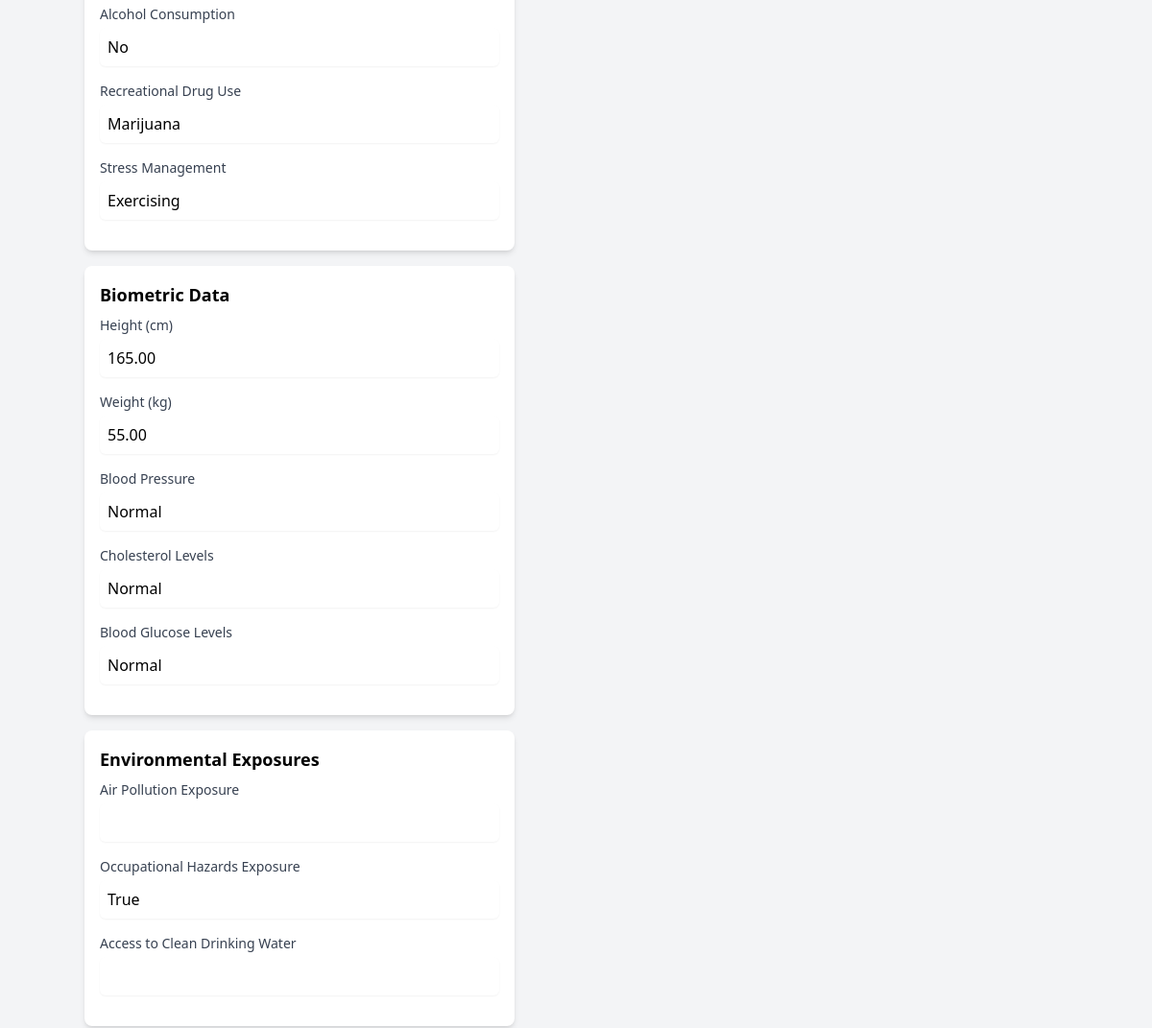
The app's page /users/complete-profile/ (signed in, middle part), older data.
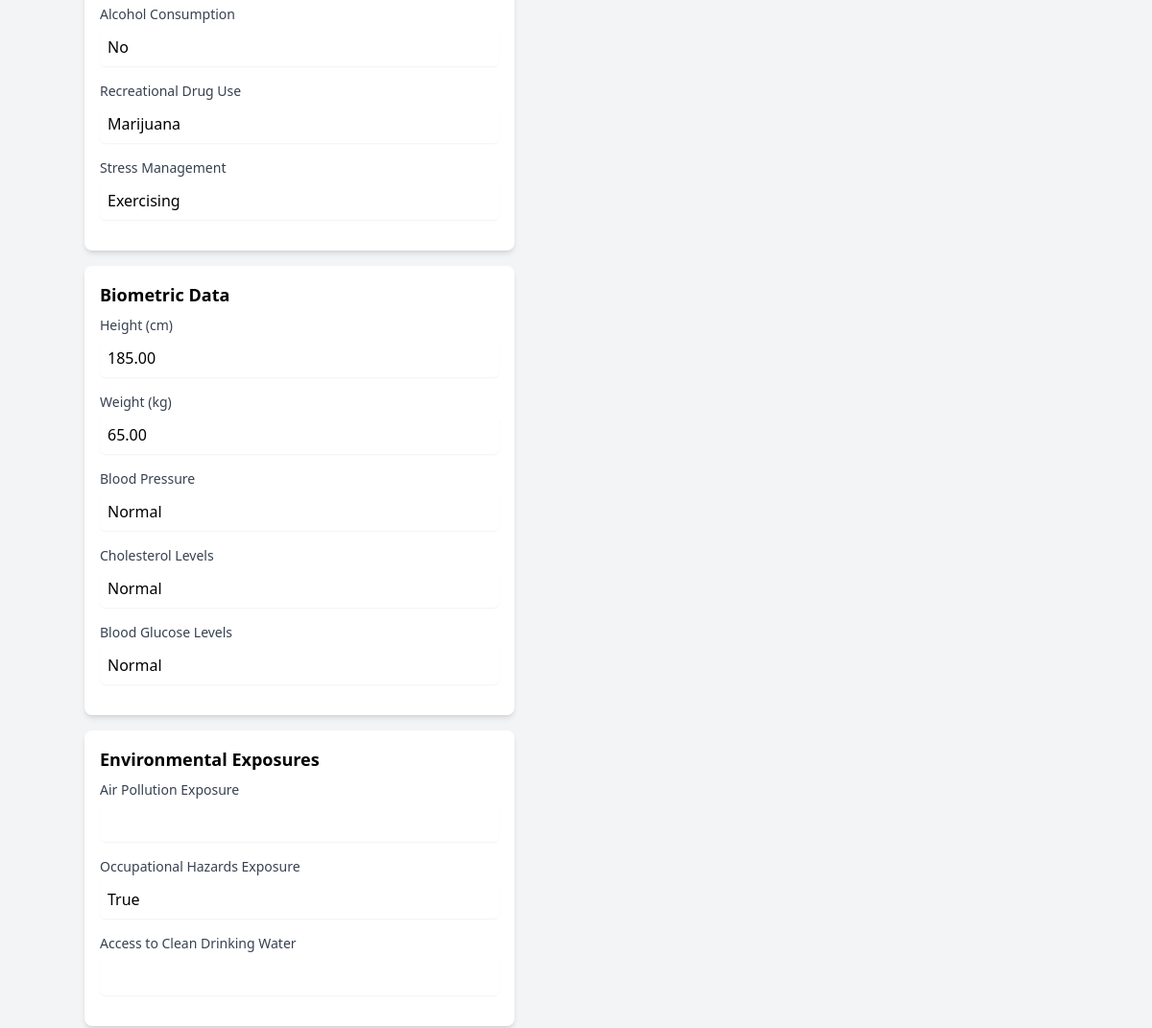
The same page, newer data.
### apps/users/models.py (models this page shows, shortened)
class UserProfile(models.Model):
    user = models.OneToOneField(User, on_delete=models.CASCADE)
    age = models.PositiveIntegerField()
    sex = models.CharField(max_length=10)
    ethnicity_race = models.CharField(max_length=100, blank=True)
    socioeconomic_status = models.CharField(max_length=100, blank=True)
    family_history_chronic_diseases = models.TextField(blank=True)
    diagnosed_chronic_conditions = models.TextField(blank=True)
    medications = models.TextField(blank=True)
    surgeries = models.TextField(blank=True)
    typical_daily_diet = models.CharField(max_length=50, blank=True)
    physical_activity_frequency = models.CharField(max_length=50, blank=True)
    smoking_habits = models.CharField(max_length=100, blank=True)
    alcohol_consumption = models.CharField(max_length=100, blank=True)
    recreational_drug_use = models.CharField(max_length=100, blank=True)
    stress_management_methods = models.CharField(max_length=100, blank=True)
    height = models.DecimalField(max_digits=5, decimal_places=2)
    weight = models.DecimalField(max_digits=5, decimal_places=2)
    blood_pressure = models.CharField(max_length=20, blank=True)
    cholesterol_levels = models.CharField(max_length=20, blank=True)
    blood_glucose_levels = models.CharField(max_length=20, blank=True)
    air_pollution_exposure = models.BooleanField(default=False)
    occupational_hazards = models.BooleanField(default=False)
    clean_drinking_water_access = models.BooleanField(default=True)
    genetic_conditions = models.TextField(blank=True)
    genetic_testing_results = models.TextField(blank=True)
    medical_compliance = models.CharField(max_length=20, blank=True)
    health_literacy = models.CharField(max_length=20, default='Moderate')
    mental_health_diagnosis = models.TextField(blank=True)
    social_support_network = models.TextField(blank=True)
    occupation = models.CharField(max_length=100, blank=True)
    work_stress = models.TextField(blank=True)
    last_checkup = models.DateField(null=True, blank=True)  # Changed default value to null
    cancer_screening = models.TextField(blank=True)
    residential_area = models.CharField(max_length=100, blank=True)
    access_to_healthcare = models.BooleanField(default=True)
    additional_comments = models.TextField(blank=True)

### apps/users/views.py (the view)
# urls.py: path('complete-profile/', views.complete_profile, name='complete_profile'),
@login_required
def complete_profile(request):
    try:
        profile = request.user.userprofile
    except UserProfile.DoesNotExist:
        profile = UserProfile(user=request.user)
    if request.method == 'POST':
        form = ProfileForm(request.POST, instance=profile)
        if form.is_valid():
            profile = form.save()
            return redirect('users:profile')
    else:
        form = ProfileForm(instance=profile)
    return render(request, 'users/complete_profile.html', {'form': form})

### apps/users/forms.py
class ProfileForm(forms.ModelForm):
    class Meta:
        model = UserProfile
        fields = ['age', 'sex', 'ethnicity_race', 'socioeconomic_status', 'family_history_chronic_diseases', 'diagnosed_chronic_conditions', 'medications', 'surgeries', 'typical_daily_diet', 'physical_activity_frequency', 'smoking_habits', 'alcohol_consumption', 'recreational_drug_use', 'stress_management_methods', 'height', 'weight', 'blood_pressure', 'cholesterol_levels', 'blood_glucose_levels', 'air_pollution_exposure', 'occupational_hazards', 'clean_drinking_water_access', 'genetic_conditions', 'genetic_testing_results', 'medical_compliance', 'health_literacy', 'mental_health_diagnosis', 'social_support_network', 'occupation', 'work_stress', 'last_checkup', 'cancer_screening', 'residential_area', 'access_to_healthcare', 'additional_comments']

### apps/users/templates/users/complete_profile.html (shortened to what the changed rows need)
<!DOCTYPE html>
<html lang="en">
<head>
    <script src="https://cdn.tailwindcss.com"></script>
</head>
<body class="bg-gray-100">
    <div class="container mx-auto mt-8">
        <form method="post" class="max-w-md" action="{% url 'users:complete_profile' %}">
            <div class="bg-white rounded-lg shadow-md p-4 mb-4">
                <div class="mb-4 {% if form.alcohol_consumption.errors %}border border-red-500{% endif %}">
                    <label for="id_alcohol_consumption" class="block text-sm font-medium text-gray-700">Alcohol Consumption</label>
                    <input type="text" id="id_alcohol_consumption" name="alcohol_consumption" class="mt-1 p-2 block w-full rounded-md border-gray-300 shadow-sm focus:border-indigo-500 focus:ring focus:ring-indigo-200 focus:ring-opacity-50" value="{{ form.alcohol_consumption.value }}">
                </div>
                <div class="mb-4 {% if form.recreational_drug_use.errors %}border border-red-500{% endif %}">
                    <label for="id_recreational_drug_use" class="block text-sm font-medium text-gray-700">Recreational Drug Use</label>
                    <input type="text" id="id_recreational_drug_use" name="recreational_drug_use" class="mt-1 p-2 block w-full rounded-md border-gray-300 shadow-sm focus:border-indigo-500 focus:ring focus:ring-indigo-200 focus:ring-opacity-50" value="{{ form.recreational_drug_use.value }}">
                </div>
                <div class="mb-4">
                    <label for="id_stress_management_methods" class="block text-sm font-medium text-gray-700">Stress Management</label>
                    <input type="text" id="id_stress_management" name="stress_management_methods" class="mt-1 p-2 block w-full rounded-md border-gray-300 shadow-sm focus:border-indigo-500 focus:ring focus:ring-indigo-200 focus:ring-opacity-50" value="{{ form.stress_management_methods.value }}">
                </div>
            </div>
            <div class="bg-white rounded-lg shadow-md p-4 mb-4">
                <h2 class="text-lg font-semibold mb-2">Biometric Data</h2>
                <div class="mb-4 {% if form.height.errors %}border border-red-500{% endif %}">
                    <label for="id_height" class="block text-sm font-medium text-gray-700">Height (cm)</label>
                    <input type="number" id="id_height" name="height" class="mt-1 p-2 block w-full rounded-md border-gray-300 shadow-sm focus:border-indigo-500 focus:ring focus:ring-indigo-200 focus:ring-opacity-50" value="{{ form.height.value }}">
                </div>
                <div class="mb-4 {% if form.weight.errors %}border border-red-500{% endif %}">
                    <label for="id_weight" class="block text-sm font-medium text-gray-700">Weight (kg)</label>
                    <input type="number" id="id_weight" name="weight" class="mt-1 p-2 block w-full rounded-md border-gray-300 shadow-sm focus:border-indigo-500 focus:ring focus:ring-indigo-200 focus:ring-opacity-50" value="{{ form.weight.value }}">
                </div>
                <div class="mb-4 {% if form.blood_pressure.errors %}border border-red-500{% endif %}">
                    <label for="id_blood_pressure" class="block text-sm font-medium text-gray-700">Blood Pressure</label>
                    <input type="text" id="id_blood_pressure" name="blood_pressure" class="mt-1 p-2 block w-full rounded-md border-gray-300 shadow-sm focus:border-indigo-500 focus:ring focus:ring-indigo-200 focus:ring-opacity-50" value="{{ form.blood_pressure.value }}">
                </div>
                <div class="mb-4 {% if form.cholesterol_levels.errors %}border border-red-500{% endif %}">
                    <label for="id_cholesterol_levels" class="block text-sm font-medium text-gray-700">Cholesterol Levels</label>
                    <input type="text" id="id_cholesterol_levels" name="cholesterol_levels" class="mt-1 p-2 block w-full rounded-md border-gray-300 shadow-sm focus:border-indigo-500 focus:ring focus:ring-indigo-200 focus:ring-opacity-50" value="{{ form.cholesterol_levels.value }}">
                </div>
                <div class="mb-4 {% if form.blood_glucose_levels.errors %}border border-red-500{% endif %}">
                    <label for="id_blood_glucose_levels" class="block text-sm font-medium text-gray-700">Blood Glucose Levels</label>
                    <input type="text" id="id_blood_glucose_levels" name="blood_glucose_levels" class="mt-1 p-2 block w-full rounded-md border-gray-300 shadow-sm focus:border-indigo-500 focus:ring focus:ring-indigo-200 focus:ring-opacity-50" value="{{ form.blood_glucose_levels.value }}">
                </div>
            </div>
            <div class="bg-white rounded-lg shadow-md p-4 mb-4">
                <h2 class="text-lg font-semibold mb-2">Environmental Exposures</h2>
            </div>
        </form>
    </div>
</body>
</html>

Row changes from the older to the newer data that the page shows:
changed UserProfile "No": height "165.00" → "185.00"; weight "55.00" → "65.00"
